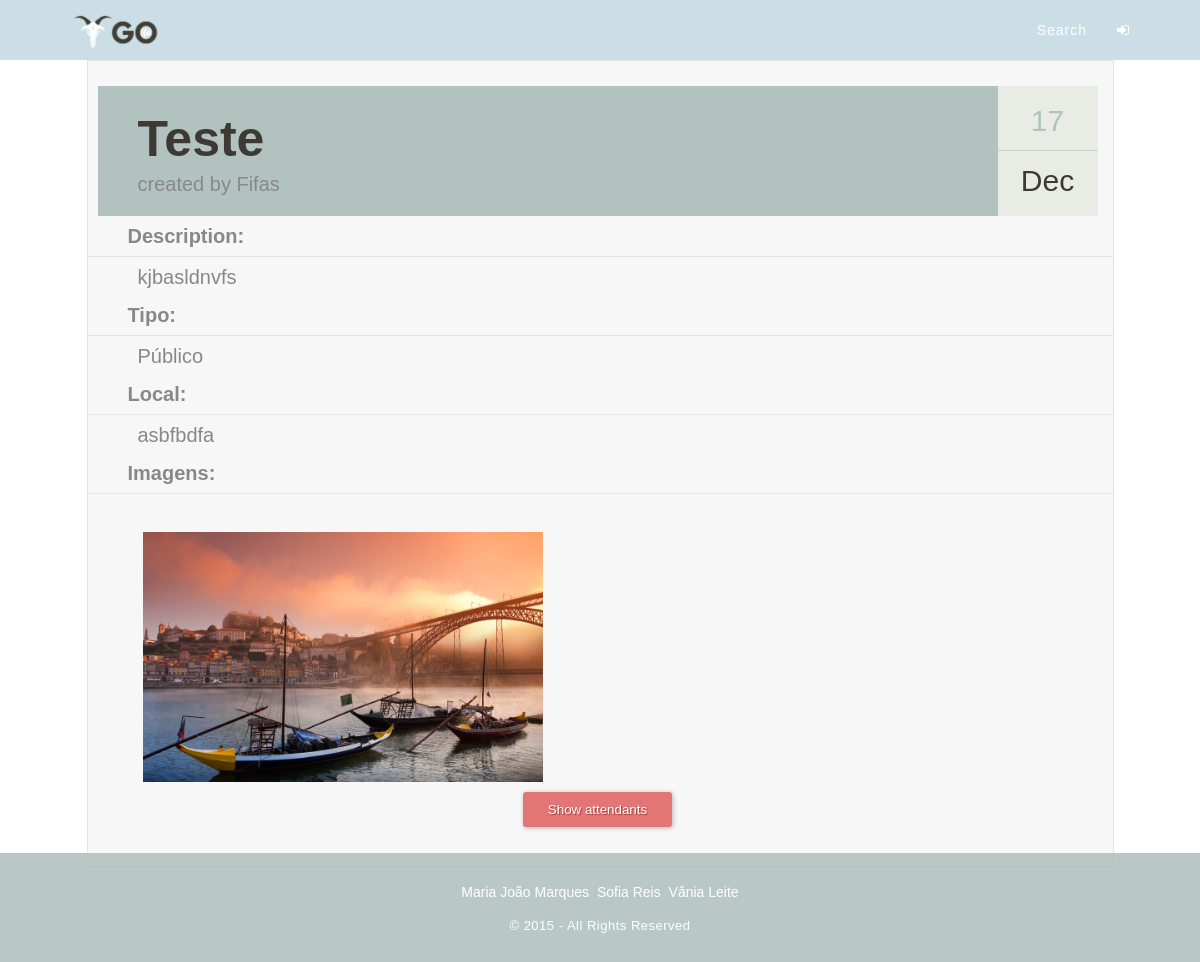
The page /?pagina=showEvent&id=90 on the database its author committed.
### tables this page shows
CREATE TABLE "Event" (
	`idEvent`	INTEGER PRIMARY KEY AUTOINCREMENT,
	`name`	TEXT NOT NULL,
	`description`	TEXT NOT NULL,
	`idImage`	INTEGER,
	`idType`	INTEGER,
	`date`	TEXT NOT NULL,
	`idUser`	INTEGER NOT NULL,
	`public`	INTEGER DEFAULT 0,
	`local`	TEXT
);

CREATE TABLE "User" (
	`idUser`	INTEGER PRIMARY KEY AUTOINCREMENT,
	`email`	TEXT NOT NULL,
	`username`	TEXT NOT NULL,
	`pass_hash`	TEXT NOT NULL,
	`firstname`	TEXT,
	`lastname`	TEXT
);

CREATE TABLE "Image" (
	`idImage`	INTEGER NOT NULL,
	`path`	TEXT NOT NULL,
	`IdEvent`	INTEGER NOT NULL,
	PRIMARY KEY(idImage)
);

### php/loadEvent.php (called while the page is built, shortened)
<?
try {
  $db = new PDO('sqlite:./db/dboltw.db');
  $db->setAttribute(PDO::ATTR_ERRMODE, PDO::ERRMODE_EXCEPTION);
} catch (PDOException $e) {
    print "Error!: " . $e->getMessage() . "<br/>";
    die();
}
function getEventInfo($id){
  try{
    global $db;
    $stmt=$db->prepare("SELECT * FROM Event WHERE idEvent=:event_id");
    $stmt->bindValue(':event_id',$id,PDO::PARAM_STR);
    $found=$stmt->execute();
    $columns=$stmt->fetch();
    return $columns;
  }catch(PDOException $e){
    if(isset($_SESSION['user_id'])){
      $log=$e->getMessage()." ___Date=".date("Y-m-d")." ___ idUser=".$_SESSION['user_id'].PHP_EOL;
    }else{
      $log=$e->getMessage()." ___Date= ".date("Y-m-d")."\n";
    }
    error_log($log,3,"../error.log");
    return -1;
  }
}
function getImagePaths($idEvent){
  try{
    global $db;
    $stmt=$db->prepare("SELECT path
FROM Image
LEFT OUTER JOIN Event ON Event.idEvent = Image.idEvent
WHERE Image.idEvent=:idEvent");
    $stmt->bindValue(':idEvent',$idEvent);
    $query = $stmt->execute();
    $result= $stmt->fetchAll();
    return $result;
  }
  catch(PDOException $e){
    if(isset($_SESSION['user_id'])){
      $log=$e->getMessage()." ___Date=".date("Y-m-d")." ___ idUser=".$_SESSION['user_id'].PHP_EOL;
    }else{
      $log=$e->getMessage()." ___Date= ".date("Y-m-d")."\n";
    }
    error_log($log,3,"../error.log");
    return -1;
  }
}
function getAuthorInfo($eventId)
{
  try{
    global $db;
    $stmt=$db->prepare("SELECT * FROM User WHERE idUser=:id");
    $stmt->bindValue(':id',getEventInfo($eventId)['idUser']);
    $query = $stmt->execute();
    $result= $stmt->fetch();
    return $result;
  }
  catch(PDOException $e){
    if(isset($_SESSION['user_id'])){
      $log=$e->getMessage()." ___Date=".date("Y-m-d")." ___ idUser=".$_SESSION['user_id'].PHP_EOL;
    }else{
      $log=$e->getMessage()." ___Date= ".date("Y-m-d")."\n";
    }
    error_log($log,3,"../error.log");
    return -1;
  }
}
$event=getEventInfo($_GET['id']);
$author=getAuthorInfo($_GET['id']);
$imgPaths=getImagePaths($_GET['id']);
?>

### template/showEvent.php (the view, shortened to what this page needs)
<? include_once 'php/loadEvent.php';
?>
<div class="event-form event-show">
	<div class="title_event">
		<h1><? echo $event['name']; ?></h1>
		<p><span>created by </span><? echo getAuthorInfo($event['idEvent'])['username']; ?></p>
		<div class="date" id="show">
			<? $date = $event['date'];
			list($y, $m, $d) = explode("-", $date);
			?>
			<div class="date_wrapper">
				<div id="dayy"><? echo $d; ?></div>
				<hr>
				<div id="monthh"><? echo date('M', strtotime($date)); ?></div>
			</div>
		</div>
		<div class="fb-share">
		</div>
	</div>
	<div class="info_event" >
		<h2>Description:</h2>
		<p><? echo $event["description"]; ?></p> <br>
		<br>
		<h2>Tipo:</h2>
		<?
		$boll_pub = $event["public"];
		if ($boll_pub) {
			?><p> <?echo "Público";?> </p>
			<?
		} else {
			?> <p> <?echo "Privado";?> </p>
			<?} ?>
			<br><br>
			<h2>Local:</h2>
			<p><? echo $event["local"]; ?></p>
			<br><br>
			<h2>Imagens:</h2>
			<br><br>
		</div>
		<div class="picture_event">
			<? foreach($imgPaths as $img){ ?>
			<div style="float:left;"><img src='<?php echo $img['path'];?>'></div>
			<? } ?>
		</div>
		<div class="show_attendants">
			<button type="button" class="button" id="showAtt">Show attendants</button>
			</div>
			<br>
	</div>

### css/main.css (style rules this page uses)
body { font-family: 'Source Sans Pro', sans-serif; font-size: 14px; color: #666; position:relative; padding-bottom: 95px; min-height: 100%; height: auto !important; height: 100%; }
html, body { overflow: auto; height: 100%; }
.event-form { margin-left:auto; margin-right:auto; max-width: 500px; background: #F7F7F7; padding: 25px 15px 25px 10px; font: 12px; color: #888; text-shadow: 1px 1px 1px #FFF; border:1px solid #E4E4E4; }
.event-form h1 { font-size: 25px; padding: 0px 0px 10px 40px; display: block; border-bottom:1px solid #E4E4E4; margin: -10px -15px 30px -10px;; color: #888; }
.event-form h2 { font-size: 20px; padding: 0px 0px 10px 40px; display: block; border-bottom:1px solid #E4E4E4; margin: -10px -15px 30px -10px;; color: #888; }
.event-form .button { background: #E27575; border: none; padding: 10px 25px 10px 25px; color: #FFF; box-shadow: 1px 1px 5px #B6B6B6; border-radius: 3px; text-shadow: 1px 1px 1px #9E3F3F; cursor: pointer; }
.date { background-color: #e8ece5; position: absolute; top: 0; right: 0; width: 50px; height: auto; text-align: right; text-align: center; }
.title_event { position: relative; height: 130px; background-color: #b2c2bf; }
.event-show { text-shadow: none; font-family: 'Source Sans Pro', sans-serif; max-width: 1000px; }
.event-show h1 { margin: 0; font-size: 50px; padding-top: 28px; padding: none; display: block; border-bottom: none; margin: none; color: #3d3a35; }
.event-show p { padding-left: 40px; font-size: 20px; }
.date#show { width: 100px; height: 100%; display: table; overflow: hidden; }
.date_wrapper { display: table-cell; vertical-align: middle; }
.date_wrapper #dayy { color: #b2c2bf; font-size: 30px; }
.date_wrapper #monthh { color: #3d3a35; font-size: 30px; }
.info_event { padding-top: 20px; }
.info_event h2 { margin-bottom: 10px; }
.info_event p { padding-top: 0; }
.picture_event { width: 100%; height: auto; float: left; }
.picture_event div { margin-bottom: 10px; position: relative; width: 49%; height: 250px; }
.picture_event div img { position: absolute; margin: auto; top: 0; left: 0; right: 0; bottom: 0; max-width: 100%; max-height: 100%; }
.fb-share { padding-top: 3px; padding-right: 105px; float: right; }
.show_attendants { text-align:center; }

### rows shown on the page
event: name "Teste", idEvent+idUser "Fifas", date "Dec", description "kjbasldnvfs", local "asbfbdfa"
image: path (picture)

### other values the page prints
$d "17"
